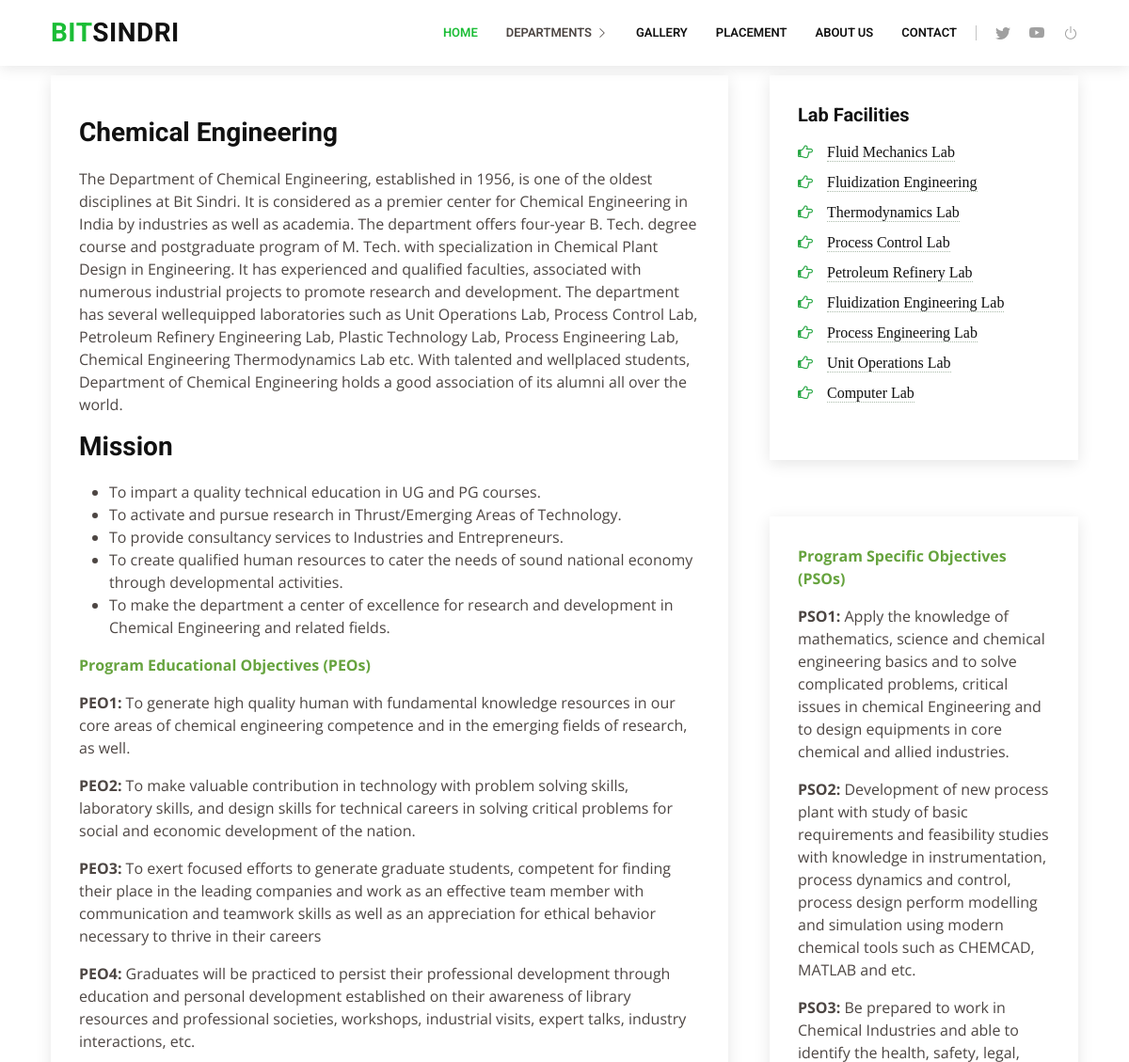
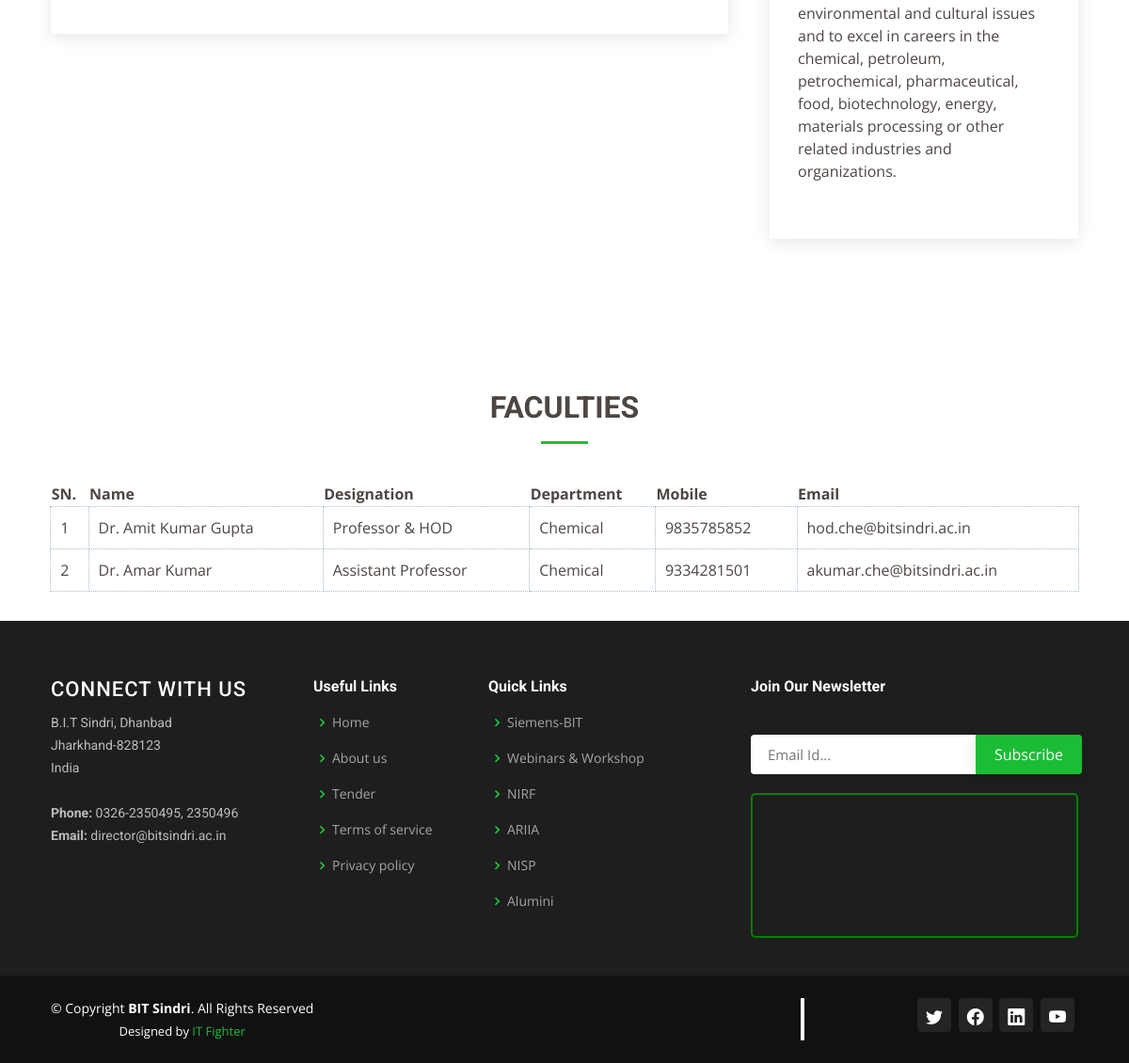
The app's page /chemical.php with its own data (2 pictures, top to bottom).
### tables this page shows
CREATE TABLE `teacher_contact` (
  `tchr_id` int(11) NOT NULL,
  `name` varchar(40) NOT NULL,
  `mob` varchar(10) NOT NULL,
  `email` varchar(50) NOT NULL,
  `desn_fk` int(3) NOT NULL,
  `dept_fk` int(3) NOT NULL,
  `usr_fk` int(6) NOT NULL,
  `created` timestamp NOT NULL DEFAULT current_timestamp(),
  `updated` timestamp NOT NULL DEFAULT current_timestamp() ON UPDATE current_timestamp()
);

CREATE TABLE `designation` (
  `desn_id` int(3) NOT NULL,
  `type` varchar(30) NOT NULL
);

CREATE TABLE `department` (
  `dept_id` int(11) NOT NULL,
  `name` varchar(50) NOT NULL
);

### chemical.php (the view, shortened to what this page needs)
<?php include_once('header.php'); ?>
    <section id="blog" class="blog">
      <div class="container" data-aos="fade-up">
        <div class="row">
          <div class="col-lg-8 entries">
            <article class="entry">
              <div class="entry-img">
              </div>
              <h2 class="entry-title">
                <a href="blog-single.html">Chemical Engineering</a>
              </h2>
              <div class="entry-content">
                <p>
                  The Department of Chemical Engineering,
                  established in 1956, is one of the oldest disciplines
                  at Bit Sindri. It is considered as a premier center for
                  Chemical Engineering in India by industries as well
                  as academia. The department offers four-year B.
                  Tech. degree course and postgraduate program of
                  M. Tech. with specialization in Chemical Plant
                  Design in Engineering. It has experienced and
                  qualified faculties, associated with numerous
                  industrial projects to promote research and
                  development. The department has several wellequipped laboratories such as Unit Operations
                  Lab, Process Control Lab, Petroleum Refinery
                  Engineering Lab, Plastic Technology Lab, Process
                  Engineering Lab, Chemical Engineering
                  Thermodynamics Lab etc. With talented and wellplaced students, Department of Chemical
                  Engineering holds a good association of its alumni
                  all over the world.
                </p>
              </div>
               <h2 class="entry-title">
                <a href="blog-single.html">Mission</a>
              </h2>
               <div class="entry-content">
                <ul>
                  <li>To impart a quality technical education in UG and PG courses.</li>
                  <li>To activate and pursue research in Thrust/Emerging Areas of Technology.</li>
                  <li>To provide consultancy services to Industries and Entrepreneurs.</li>
                  <li>To create qualified human resources to cater the needs of sound national economy through developmental activities.</li>
                  <li>To make the department a center of excellence for research and development in Chemical Engineering and related fields.</li>
                  </ul>
                <p><span style="color: #66a33e; font-size: 12pt;"><strong>Program Educational Objectives (PEOs)</strong></span></p>
                <p><strong>PEO1:</strong> To generate high quality human with fundamental knowledge resources in our core areas of chemical engineering competence and in the emerging fields of research, as well.</p>
                <p><strong>PEO2:<em> </em></strong> To make valuable contribution in technology with problem solving skills, laboratory skills, and design skills for technical careers in solving critical problems for social and economic development of the nation.</p>
                <p><strong>PEO3: </strong>To exert focused efforts to generate graduate students, competent for finding their place in the leading companies and work as an effective team member with communication and teamwork skills as well as an appreciation for ethical behavior necessary to thrive in their careers</p>
                <p><strong>PEO4: </strong> Graduates will be practiced to persist their professional development through education and personal development established on their awareness of library resources and professional societies, workshops, industrial visits, expert talks, industry interactions, etc.</p>
               </div>
            </article>
          </div>
          <div class="col-lg-4">
            <div class="sidebar">
              <h3 class="sidebar-title">Lab Facilities</h3>
              <div class="sidebar-item categories">
                <ul>
                  <li class="fa fa-hand-o-right text-success d-full"><a class="ml-15"> Fluid Mechanics Lab </a></li>
                  <li class="fa fa-hand-o-right text-success d-full"><a class="ml-15"> Fluidization Engineering</a></li>
                  <li class="fa fa-hand-o-right text-success d-full"><a class="ml-15"> Thermodynamics Lab</a></li>
                  <li class="fa fa-hand-o-right text-success d-full"><a class="ml-15"> Process Control Lab</a></li>
                  <li class="fa fa-hand-o-right text-success d-full"><a class="ml-15"> Petroleum Refinery Lab</a></li>
                  <li class="fa fa-hand-o-right text-success d-full"><a class="ml-15"> Fluidization Engineering
Lab</a></li>
                  <li class="fa fa-hand-o-right text-success d-full"><a class="ml-15">Process Engineering Lab</a></li>
                   <li class="fa fa-hand-o-right text-success d-full"><a class="ml-15">Unit Operations Lab</a></li>
                    <li class="fa fa-hand-o-right text-success d-full"><a class="ml-15">Computer Lab</a></li>
                </ul>
              </div>
            </div>
            <div class="sidebar">
              <p><span style="color: #66a33e; font-size: 12pt;"><strong>Program Specific Objectives (PSOs)</strong></span></p>
              <div class="sidebar-item categories">
                <p><strong>PSO1:</strong>  Apply the knowledge of mathematics, science and chemical engineering basics and to solve complicated problems, critical issues in chemical Engineering and to design equipments in core chemical and allied industries.</p>
                <p><strong>PSO2:</strong> Development of new process plant with study of basic requirements and feasibility studies with knowledge in instrumentation, process dynamics and control, process design perform modelling and simulation using modern chemical tools such as CHEMCAD, MATLAB and etc.</p>
                <p><strong>PSO3:</strong>  Be prepared to work in Chemical Industries and able to identify the health, safety, legal, environmental and cultural issues and to excel in careers in the chemical, petroleum, petrochemical, pharmaceutical, food, biotechnology, energy, materials processing or other related industries and organizations.</p>
              </div>
            </div>
            </div>
            </div>
          </div>
    </section>
    <section id="blog" class="blog">
      <div class="container" data-aos="fade-up">
        <div class="row">
            <div class="section-title">
              <h2>Faculties</h2>
            </div>
            <table class="dept-fact">
              <thead>
                  <tr>
                      <th>SN.</th>
                      <th>Name</th>
                      <th>Designation</th>
                      <th>Department</th>
                      <th>Mobile</th>
                      <th>Email</th>
                  </tr>
              </thead>
              <tbody>
                  <?php
                      $i = 1;
                      $query = mysqli_query($conn, "SELECT teacher_contact.name as 'name', teacher_contact.mob as 'mob', teacher_contact.email as 'email', designation.type as 'desn', department.name as 'dept' FROM teacher_contact LEFT JOIN (designation, department) ON (designation.desn_id=teacher_contact.desn_fk AND department.dept_id=teacher_contact.dept_fk) WHERE teacher_contact.dept_fk=1 ORDER BY teacher_contact.desn_fk DESC");
                      while(@$row = mysqli_fetch_array($query)){
                  ?>
                  <tr>
                      <td><?php echo $i; $i++; ?></td>
                      <td><?php echo $row['name']; ?></td>
                      <td><?php echo $row['desn']; ?></td>
                      <td><?php echo $row['dept']; ?></td>
                      <td><?php echo $row['mob']; ?></td>
                      <td><?php echo $row['email']; ?></td>
                  </tr>
                  <?php } ?>
              </tbody>
            </table>
        </div>
      </div>
    </section>
<?php include_once('footer.php'); ?>

### assets/css/style.css (style rules this page uses)
body { font-family: "Open Sans", sans-serif; color: #4d4643; }
a { color: #1bbd36; text-decoration: none; }
h1, h2, h3, h4, h5, h6 { font-family: "Roboto", sans-serif; }
section { padding: 30px 0; overflow: hidden; }
.section-title { text-align: center; padding-bottom: 20px; }
.section-title h2 { font-size: 32px; font-weight: bold; text-transform: uppercase; padding-bottom: 20px; position: relative; }
.section-title h2::after { content: ''; position: absolute; display: block; width: 50px; height: 3px; background: #1bbd36; bottom: 0; left: calc(50% - 25px); }
.blog { padding: 40px 0 20px 0; }
.blog .entry { padding: 30px; margin-bottom: 20px; box-shadow: 0 4px 16px rgba(0, 0, 0, 0.1); }
.blog .entry .entry-img { max-height: 440px; margin: -30px -30px 20px -30px; overflow: hidden; }
.blog .entry .entry-title { font-size: 28px; font-weight: bold; padding: 0; margin: 0 0 20px 0; }
.blog .entry .entry-title a { color: #111; transition: 0.3s; }
.blog .entry .entry-content p { line-height: 24px; }
.blog .sidebar { padding: 30px; margin: 0 0 60px 20px; box-shadow: 0 4px 16px rgba(0, 0, 0, 0.1); }
.blog .sidebar .sidebar-title { font-size: 20px; font-weight: 700; padding: 0 0 0 0; margin: 0 0 15px 0; color: #111; position: relative; }
.blog .sidebar .sidebar-item { margin-bottom: 30px; }
.blog .sidebar .categories ul { list-style: none; padding: 0; }
.blog .sidebar .categories ul li + li { padding-top: 10px; }
.blog .sidebar .categories ul a { color: #111; transition: 0.3s; }
.d-full { width: 100%; display: inline-flex; line-height: 20px; }
#blog { margin-top: 40px; }
.ml-15 { margin-left: 15px; border-bottom: 1px dotted #aba; }
.dept-fact { width: 98%; margin: 1%; }
.dept-fact tr td { margin: 10px; padding: 10px; border: 1px dotted #abc; }

### records on screen
teacher_contact: name "Dr. Amit Kumar Gupta", desn_fk.type "Professor & HOD", dept_fk.name "Chemical", mob "9835785852", email "hod.che@bitsindri.ac.in"
teacher_contact: name "Dr. Amar Kumar", desn_fk.type "Assistant Professor", dept_fk.name "Chemical", mob "9334281501", email "akumar.che@bitsindri.ac.in"
